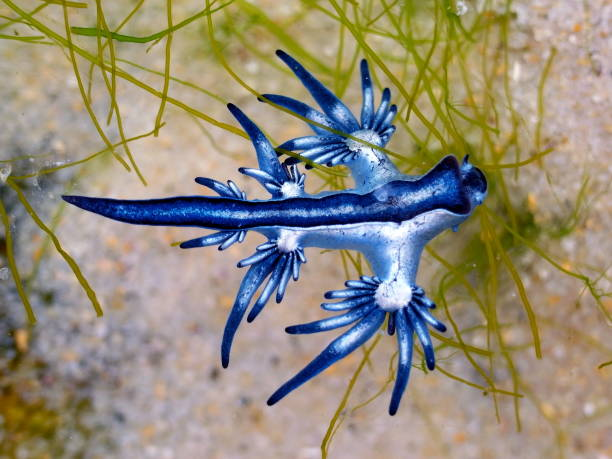
%> input picture APPM2360/Project02/rectangle.jpg, 612 x 459 px
$ octave Section51.m   (GNU Octave 9; MATLAB toolbox functions it lacks are replaced by stand-ins)
%> lines starting %> are read from the running program, lines starting %| are printed output that depends on the picture
%> further down, image is the input picture: size 459x612x3 uint8; mean R, G, B 147.6, 139.8, 121.8
### APPM2360/Project02/grayscale.m
function [redMatrix, greenMatrix, blueMatrix, grayImage] = grayscale(image)
% Takes in an image and converts it into a double grayscaled image
%   Inputs: 8-bit integer image
%   Outputs: double red intensity matrix, double green intensity matrix, double blue intensity
%   matrix, double grayscale image
    redMatrix = double(image(:,:,1));
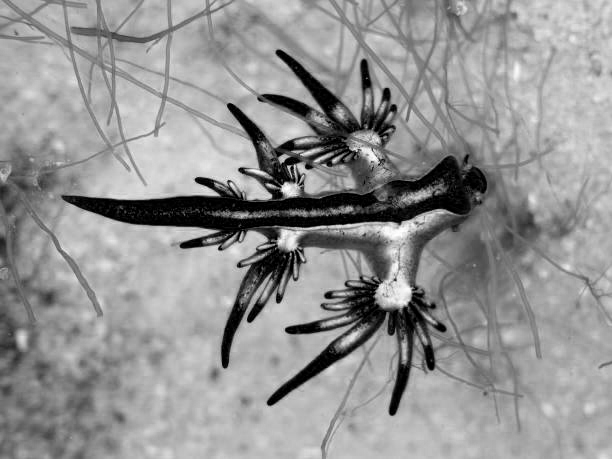
%> redMatrix: size 459x612 double; min 0, max 255, mean 147.6
    greenMatrix = double(image(:,:,2));
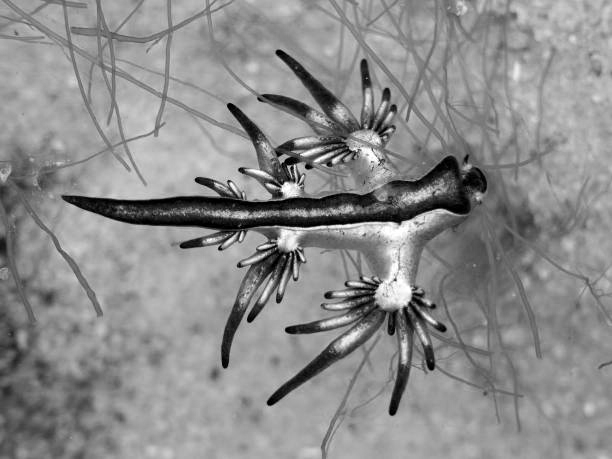
%> greenMatrix: size 459x612 double; min 0, max 255, mean 139.8
    blueMatrix = double(image(:,:,3));
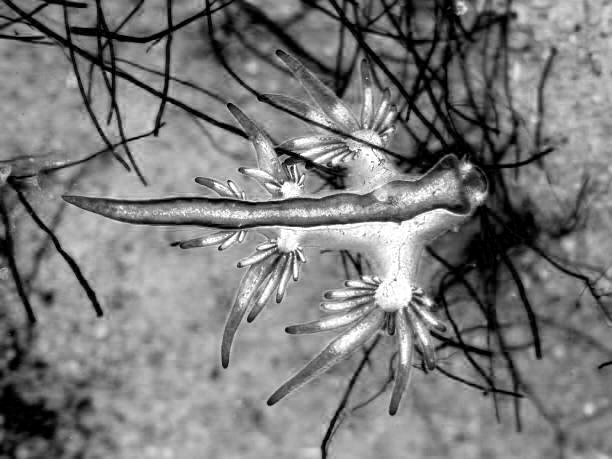
%> blueMatrix: size 459x612 double; min 0, max 255, mean 121.8

    imageDouble = double(image);
    grayImage = imageDouble(:,:,1)/3.0 + imageDouble(:,:,2)/3.0 + imageDouble(:,:,3)/3.0;
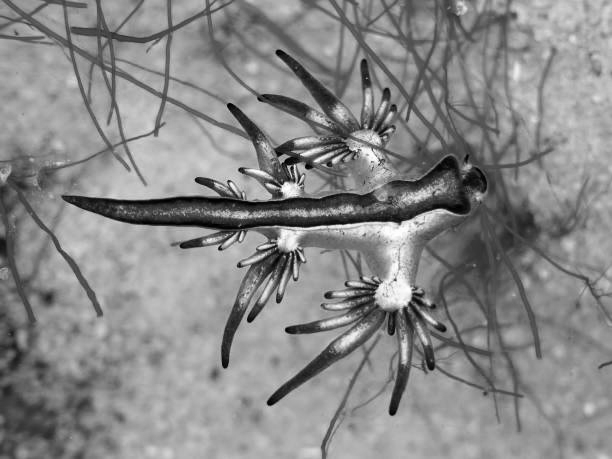
%> grayImage: size 459x612 double; min 0, max 255, mean 136.4
end

### APPM2360/Project02/Section51.m
%% Section 5.1: Image Translation
clc; clear; close all;


%% Problem 1

image = imread('rectangle.jpg');

[redMatrix, greenMatrix, blueMatrix, imageGray] = grayscale(image);

figure

hold on

sgtitle('Exracting Image Information and Grayscaling')

subplot(3,3,1)
colormap('gray')
imagesc(uint8(redMatrix));
subtitle('Red intensities')
%> (this line was passed over: subtitle is not available in this run)

subplot(3,3,3)
imagesc(uint8(greenMatrix));
subtitle('Green intensities')
%> (this line was passed over: subtitle is not available in this run)

subplot(3,3,7)
imagesc(uint8(blueMatrix));
subtitle('Blue intensities')
%> (this line was passed over: subtitle is not available in this run)

subplot(3,3,9)
imagesc(uint8(imageGray));
subtitle('Grayscale image')
%> (this line was passed over: subtitle is not available in this run)

subplot(3,3,5)
imagesc(image)
subtitle('Original image')
%> (this line was passed over: subtitle is not available in this run)

imwrite(uint8(imageGray),"grayRectangle.jpg");
imwrite(uint8(redMatrix),"redRectangle.jpg");
imwrite(uint8(greenMatrix),"greenRectangle.jpg");
imwrite(uint8(blueMatrix),"blueRectangle.jpg");

%% Problem 2

figure
colormap('gray')

sgtitle('Increased Grayscale Exposure of an Image')

imageWhitedOut = imageGray + 100;

subplot(1,2,2)
imagesc(uint8(imageWhitedOut));
subtitle('Increased exposure');
%> (this line was passed over: subtitle is not available in this run)

subplot(1,2,1)
imagesc(uint8(imageGray));
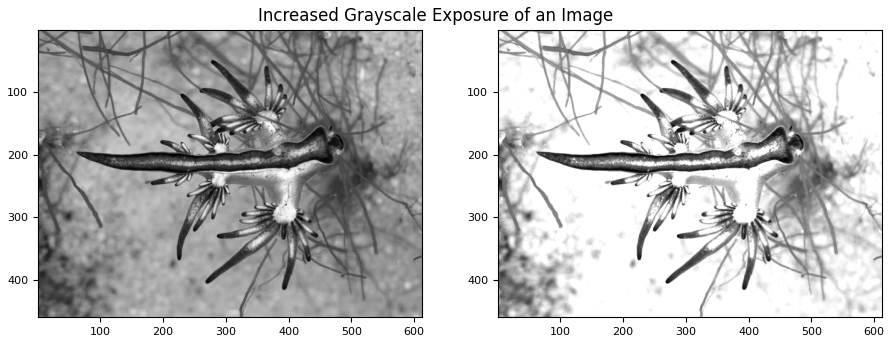
%> figure redrawn from the program's plot data, 2 panels
%> (the run ends here)
